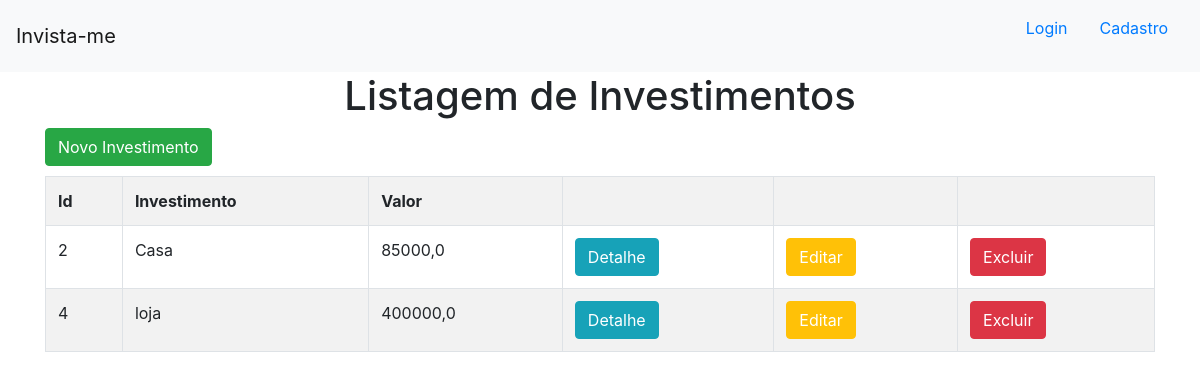
The app's page /, older data.
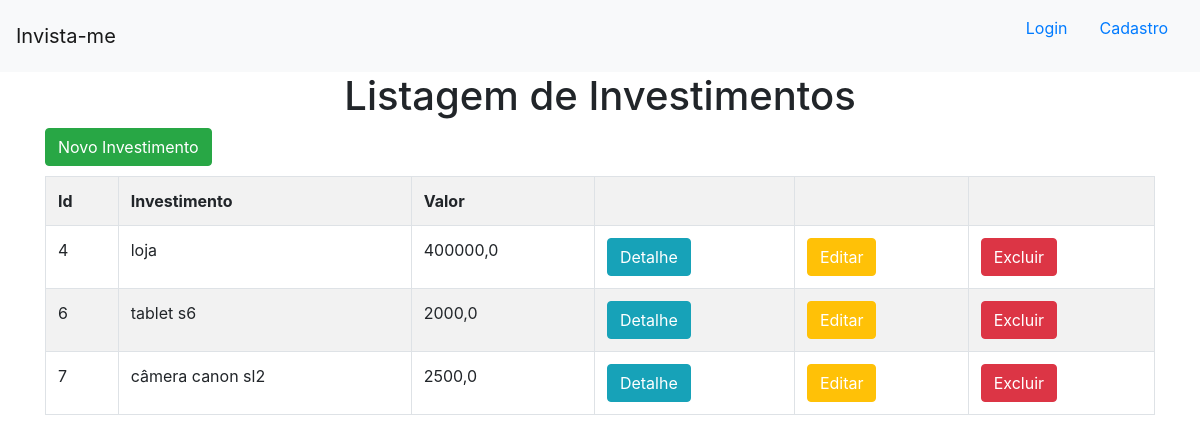
The same page, newer data.
### invista_me/models.py (models this page shows)
class Investimento(models.Model):
    investimento = models.TextField(max_length=255)
    valor = models.FloatField()
    pago = models.BooleanField(default=False )
    data = models.DateField()

### invista_me/views.py (the view)
# urls.py: path('', views.meus_investimentos,name='meus_investimentos'),
def meus_investimentos(request):
    dados = {
        'dados':Investimento.objects.all()
    }
    return render(request,'investimentos/meus_investimentos.html',context=dados)

### invista_me/templates/investimentos/meus_investimentos.html
{% extends 'investimentos/base.html' %}
{% block conteudo %}
<h1 style='text-align: center;'>Listagem de Investimentos</h1>
<div class='container'>
    <button class='btn btn-success' style='margin-bottom: 10px;'><a style='color:white;'
            href="{% url 'novo_investimento' %}">Novo
            Investimento</a></button>
    <table class='table table-striped table-bordered'>
        <tr>
            <th>Id</th>
            <th>Investimento</th>
            <th>Valor</th>
            <th></th>
            <th></th>
            <th></th>
        </tr>
        {% for dado in dados %}
        <tr>
            <td>{{dado.id}}</td>
            <td>{{dado.investimento}}</td>
            <td>{{dado.valor}}</td>
            <td><button class='btn btn-info'><a style='color:white;'
                        href="{% url 'detalhe' dado.id %}">Detalhe</a></button>
            </td>
            <td><button class='btn btn-warning'><a style='color:white;'
                        href="{% url 'editar' dado.id %}">Editar</a></button></td>
            <td><button class='btn btn-danger'><a style='color:white;'
                        href="{% url 'excluir' dado.id %}">Excluir</a></button></td>
        </tr>
        {% endfor %}
    </table>
</div>
{% endblock %}

### invista_me/templates/investimentos/base.html (shortened to what this page needs)
<!doctype html>
<html lang="en">
  <head>
    <link rel="stylesheet" href="https://cdn.jsdelivr.net/npm/bootstrap@4.6.2/dist/css/bootstrap.min.css">
  </head>
  <body>
<nav class="navbar navbar-light bg-light">
    <a class="navbar-brand" href="{% url 'meus_investimentos' %}">Invista-me</a>
    <ul style="list-style:none ;">
      {% if user.is_authenticated %}
      <li style="float:left ;">
        <strong class="nav-item nav-link">Bem vindo {{user.get_username}}</strong>
      </li>
      <li style="float:left;">
        <a href="{% url 'logout' %}" class="nav-item nav-link">Sair</a>
      </li>
      {% else %}
      <li style="float:left;">
        <a href="{% url 'login' %}" class="nav-item nav-link">Login</a>
      </li>
      <li style="float:left;">
        <a href="{% url 'novo_usuario' %}" class="nav-item nav-link">Cadastro</a>
      </li>
      {% endif %}
    </ul>
  </nav>
{% block conteudo %}
{% endblock %}
  </body>
</html>

Row changes from the older to the newer data that the page shows:
removed Investimento: id "2", investimento "Casa", valor "85000,0"
added Investimento: id "6", investimento "tablet s6", valor "2000,0"
added Investimento: id "7", investimento "câmera canon sl2", valor "2500,0"
